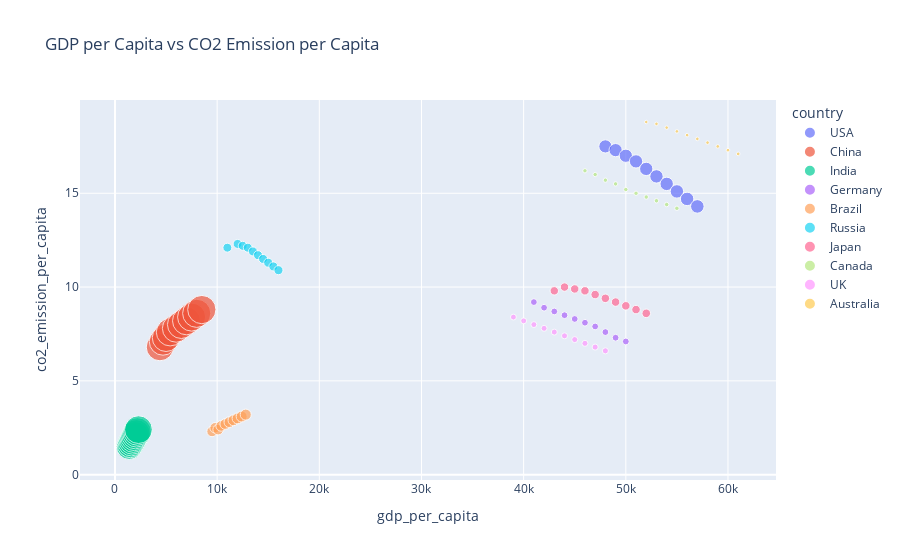

The notebook cell this image was saved under:
### Markdown cell above
## 6. Interactive Visualizations

Use Plotly for interactive exploration.

### Code cell
# Interactive scatter plot: GDP vs CO2 emissions
fig = px.scatter(df, x='gdp_per_capita', y='co2_emission_per_capita', color='country',
                 size='population', hover_data=['year'],
                 title='GDP per Capita vs CO2 Emission per Capita')
fig.show()

### Figure 1 — Plotly figure (JSON) as saved in the notebook; plotly's stock layout.template omitted (floating-point values rounded to 4 significant figures)
{"data": [{"customdata": [[2010], [2011], [2012], [2013], [2014], [2015], [2016], [2017], [2018], [2019]], "hovertemplate": "country=USA<br>gdp_per_capita=%{x}<br>co2_emission_per_capita=%{y}<br>population=%{marker.size}<br>year=%{customdata[0]}<extra></extra>", "legendgroup": "USA", "marker": {"color": "#636efa", "size": [310000000, 312000000, 314000000, 316000000, 318000000, 320000000, 322000000, 324000000, 326000000, 328000000], "sizemode": "area", "sizeref": 3575000, "symbol": "circle"}, "mode": "markers", "name": "USA", "orientation": "v", "showlegend": true, "type": "scatter", "x": [48000, 49000, 50000, 51000, 52000, 53000, 54000, 55000, 56000, 57000], "xaxis": "x", "y": [17.5, 17.3, 17.0, 16.7, 16.3, 15.9, 15.5, 15.1, 14.7, 14.3], "yaxis": "y"}, {"customdata": [[2010], [2011], [2012], [2013], [2014], [2015], [2016], [2017], [2018], [2019]], "hovertemplate": "country=China<br>gdp_per_capita=%{x}<br>co2_emission_per_capita=%{y}<br>population=%{marker.size}<br>year=%{customdata[0]}<extra></extra>", "legendgroup": "China", "marker": {"color": "#EF553B", "size": [1340000000, 1350000000, 1360000000, 1370000000, 1380000000, 1390000000, 1400000000, 1410000000, 1420000000, 1430000000], "sizemode": "area", "sizeref": 3575000, "symbol": "circle"}, "mode": "markers", "name": "China", "orientation": "v", "showlegend": true, "type": "scatter", "x": [4400, 4700, 5000, 5400, 6000, 6500, 7000, 7500, 8000, 8500], "xaxis": "x", "y": [6.8, 7.1, 7.3, 7.6, 7.8, 8.0, 8.2, 8.4, 8.6, 8.8], "yaxis": "y"}, {"customdata": [[2010], [2011], [2012], [2013], [2014], [2015], [2016], [2017], [2018], [2019]], "hovertemplate": "country=India<br>gdp_per_capita=%{x}<br>co2_emission_per_capita=%{y}<br>population=%{marker.size}<br>year=%{customdata[0]}<extra></extra>", "legendgroup": "India", "marker": {"color": "#00cc96", "size": [1200000000, 1220000000, 1240000000, 1260000000, 1280000000, 1300000000, 1320000000, 1340000000, 1360000000, 1380000000], "sizemode": "area", "sizeref": 3575000, "symbol": "circle"}, "mode": "markers", "name": "India", "orientation": "v", "showlegend": true, "type": "scatter", "x": [1400, 1500, 1600, 1700, 1800, 1900, 2000, 2100, 2200, 2300], "xaxis": "x", "y": [1.5, 1.6, 1.7, 1.8, 1.9, 2.0, 2.1, 2.2, 2.3, 2.4], "yaxis": "y"}, {"customdata": [[2010], [2011], [2012], [2013], [2014], [2015], [2016], [2017], [2018], [2019]], "hovertemplate": "country=Germany<br>gdp_per_capita=%{x}<br>co2_emission_per_capita=%{y}<br>population=%{marker.size}<br>year=%{customdata[0]}<extra></extra>", "legendgroup": "Germany", "marker": {"color": "#ab63fa", "size": [82000000, 82000000, 82000000, 82000000, 82000000, 82000000, 82000000, 83000000, 83000000, 83000000], "sizemode": "area", "sizeref": 3575000, "symbol": "circle"}, "mode": "markers", "name": "Germany", "orientation": "v", "showlegend": true, "type": "scatter", "x": [41000, 42000, 43000, 44000, 45000, 46000, 47000, 48000, 49000, 50000], "xaxis": "x", "y": [9.2, 8.9, 8.7, 8.5, 8.3, 8.1, 7.9, 7.6, 7.3, 7.1], "yaxis": "y"}, {"customdata": [[2010], [2011], [2012], [2013], [2014], [2015], [2016], [2017], [2018], [2019]], "hovertemplate": "country=Brazil<br>gdp_per_capita=%{x}<br>co2_emission_per_capita=%{y}<br>population=%{marker.size}<br>year=%{customdata[0]}<extra></extra>", "legendgroup": "Brazil", "marker": {"color": "#FFA15A", "size": [195000000, 198000000, 201000000, 204000000, 207000000, 210000000, 213000000, 215000000, 217000000, 219000000], "sizemode": "area", "sizeref": 3575000, "symbol": "circle"}, "mode": "markers", "name": "Brazil", "orientation": "v", "showlegend": true, "type": "scatter", "x": [9500, 9800, 10100, 10400, 10800, 11200, 11600, 12000, 12400, 12800], "xaxis": "x", "y": [2.3, 2.5, 2.4, 2.6, 2.7, 2.8, 2.9, 3.0, 3.1, 3.2], "yaxis": "y"}, {"customdata": [[2010], [2011], [2012], [2013], [2014], [2015], [2016], [2017], [2018], [2019]], "hovertemplate": "country=Russia<br>gdp_per_capita=%{x}<br>co2_emission_per_capita=%{y}<br>population=%{marker.size}<br>year=%{customdata[0]}<extra></extra>", "legendgroup": "Russia", "marker": {"color": "#19d3f3", "size": [143000000, 143500000, 144000000, 144500000, 145000000, 145500000, 146000000, 146500000, 147000000, 147500000], "sizemode": "area", "sizeref": 3575000, "symbol": "circle"}, "mode": "markers", "name": "Russia", "orientation": "v", "showlegend": true, "type": "scatter", "x": [11000, 12000, 12500, 13000, 13500, 14000, 14500, 15000, 15500, 16000], "xaxis": "x", "y": [12.1, 12.3, 12.2, 12.1, 11.9, 11.7, 11.5, 11.3, 11.1, 10.9], "yaxis": "y"}, {"customdata": [[2010], [2011], [2012], [2013], [2014], [2015], [2016], [2017], [2018], [2019]], "hovertemplate": "country=Japan<br>gdp_per_capita=%{x}<br>co2_emission_per_capita=%{y}<br>population=%{marker.size}<br>year=%{customdata[0]}<extra></extra>", "legendgroup": "Japan", "marker": {"color": "#FF6692", "size": [127000000, 127500000, 128000000, 128500000, 129000000, 129500000, 130000000, 130500000, 131000000, 131500000], "sizemode": "area", "sizeref": 3575000, "symbol": "circle"}, "mode": "markers", "name": "Japan", "orientation": "v", "showlegend": true, "type": "scatter", "x": [43000, 44000, 45000, 46000, 47000, 48000, 49000, 50000, 51000, 52000], "xaxis": "x", "y": [9.8, 10.0, 9.9, 9.8, 9.6, 9.4, 9.2, 9.0, 8.8, 8.6], "yaxis": "y"}, {"customdata": [[2010], [2011], [2012], [2013], [2014], [2015], [2016], [2017], [2018], [2019]], "hovertemplate": "country=Canada<br>gdp_per_capita=%{x}<br>co2_emission_per_capita=%{y}<br>population=%{marker.size}<br>year=%{customdata[0]}<extra></extra>", "legendgroup": "Canada", "marker": {"color": "#B6E880", "size": [34000000, 34200000, 34400000, 34600000, 34800000, 35000000, 35200000, 35400000, 35600000, 35800000], "sizemode": "area", "sizeref": 3575000, "symbol": "circle"}, "mode": "markers", "name": "Canada", "orientation": "v", "showlegend": true, "type": "scatter", "x": [46000, 47000, 48000, 49000, 50000, 51000, 52000, 53000, 54000, 55000], "xaxis": "x", "y": [16.2, 16.0, 15.7, 15.5, 15.2, 15.0, 14.8, 14.6, 14.4, 14.2], "yaxis": "y"}, {"customdata": [[2010], [2011], [2012], [2013], [2014], [2015], [2016], [2017], [2018], [2019]], "hovertemplate": "country=UK<br>gdp_per_capita=%{x}<br>co2_emission_per_capita=%{y}<br>population=%{marker.size}<br>year=%{customdata[0]}<extra></extra>", "legendgroup": "UK", "marker": {"color": "#FF97FF", "size": [62000000, 62600000, 63100000, 63600000, 64100000, 64600000, 65100000, 65600000, 66100000, 66600000], "sizemode": "area", "sizeref": 3575000, "symbol": "circle"}, "mode": "markers", "name": "UK", "orientation": "v", "showlegend": true, "type": "scatter", "x": [39000, 40000, 41000, 42000, 43000, 44000, 45000, 46000, 47000, 48000], "xaxis": "x", "y": [8.4, 8.2, 8.0, 7.8, 7.6, 7.4, 7.2, 7.0, 6.8, 6.6], "yaxis": "y"}, {"customdata": [[2010], [2011], [2012], [2013], [2014], [2015], [2016], [2017], [2018], [2019]], "hovertemplate": "country=Australia<br>gdp_per_capita=%{x}<br>co2_emission_per_capita=%{y}<br>population=%{marker.size}<br>year=%{customdata[0]}<extra></extra>", "legendgroup": "Australia", "marker": {"color": "#FECB52", "size": [22000000, 22300000, 22600000, 22900000, 23200000, 23500000, 23800000, 24100000, 24400000, 24700000], "sizemode": "area", "sizeref": 3575000, "symbol": "circle"}, "mode": "markers", "name": "Australia", "orientation": "v", "showlegend": true, "type": "scatter", "x": [52000, 53000, 54000, 55000, 56000, 57000, 58000, 59000, 60000, 61000], "xaxis": "x", "y": [18.8, 18.7, 18.5, 18.3, 18.1, 17.9, 17.7, 17.5, 17.3, 17.1], "yaxis": "y"}], "layout": {"legend": {"itemsizing": "constant", "title": {"text": "country"}, "tracegroupgap": 0}, "title": {"text": "GDP per Capita vs CO2 Emission per Capita"}, "xaxis": {"anchor": "y", "domain": [0, 1], "title": {"text": "gdp_per_capita"}}, "yaxis": {"anchor": "x", "domain": [0, 1], "title": {"text": "co2_emission_per_capita"}}}}
